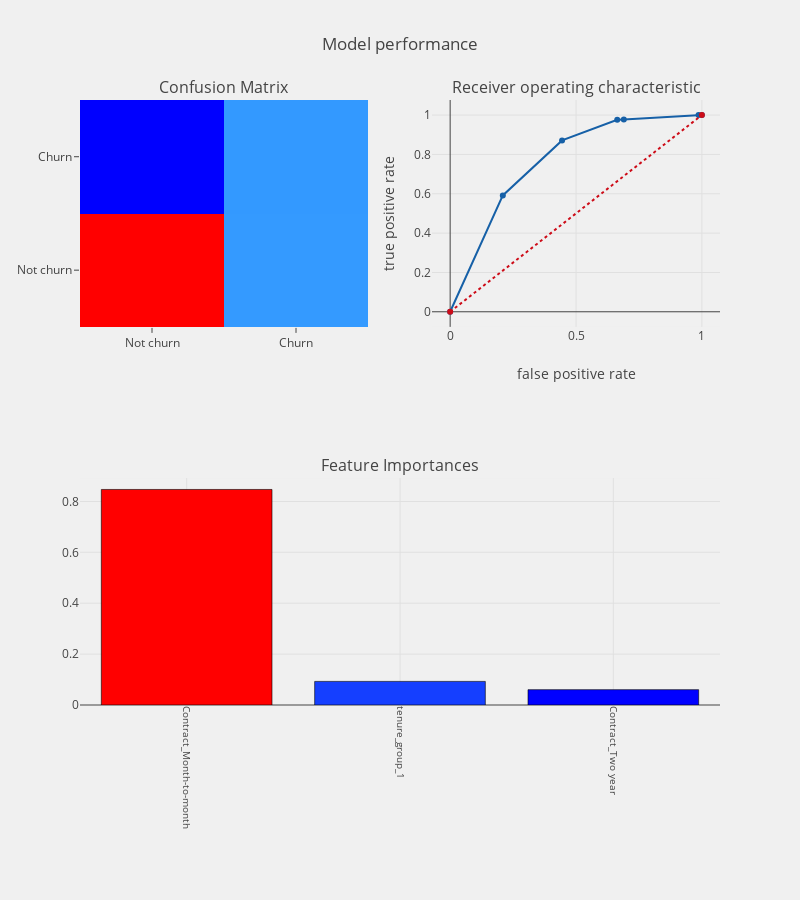

Source (notebook cell):
### Code cell
plot_decision_tree(features_cat,3,"entropy","best",
                   model_performance = True ,)

### Figure 1 — Plotly figure (JSON) as saved in the notebook; plotly's stock layout.template omitted (floating-point values rounded to 4 significant figures)
{"data": [{"colorscale": "Picnic", "name": "matrix", "showscale": false, "type": "heatmap", "uid": "10ac3e74-7449-4120-87a0-039a76596521", "x": ["Not churn", "Churn"], "xaxis": "x", "y": ["Not churn", "Churn"], "yaxis": "y", "z": [[1028, 272], [187, 271]]}, {"line": {"color": "rgb(22, 96, 167)", "width": 2}, "name": "Roc : 0.6912361437688949", "type": "scatter", "uid": "57c7ced7-7b18-452a-ad1d-d82163f0a9fd", "x": [0, 0.2092, 0.4446, 0.6638, 0.69, 0.9869, 1], "xaxis": "x2", "y": [0, 0.5917, 0.8712, 0.976, 0.9782, 1, 1], "yaxis": "y2"}, {"line": {"color": "rgb(205, 12, 24)", "dash": "dot", "width": 2}, "type": "scatter", "uid": "23244144-af60-4860-a5af-7599f45a72ca", "x": [0, 1], "xaxis": "x2", "y": [0, 1], "yaxis": "y2"}, {"marker": {"color": [0.8469, 0.09277, 0.06029], "colorscale": "Picnic", "line": {"color": "black", "width": 0.6}}, "name": "coefficients", "type": "bar", "uid": "173b82f6-1d21-4b86-8bd1-2773df37c1ad", "x": ["Contract_Month-to-month", "tenure_group_1", "Contract_Two year"], "xaxis": "x3", "y": [0.8469, 0.09277, 0.06029], "yaxis": "y3"}], "layout": {"annotations": [{"font": {"size": 16}, "showarrow": false, "text": "Confusion Matrix", "x": 0.225, "xanchor": "center", "xref": "paper", "y": 1, "yanchor": "bottom", "yref": "paper"}, {"font": {"size": 16}, "showarrow": false, "text": "Receiver operating characteristic", "x": 0.775, "xanchor": "center", "xref": "paper", "y": 1, "yanchor": "bottom", "yref": "paper"}, {"font": {"size": 16}, "showarrow": false, "text": "Feature Importances", "x": 0.5, "xanchor": "center", "xref": "paper", "y": 0.375, "yanchor": "bottom", "yref": "paper"}], "autosize": false, "height": 900, "margin": {"b": 195}, "paper_bgcolor": "rgba(240,240,240, 0.95)", "plot_bgcolor": "rgba(240,240,240, 0.95)", "showlegend": false, "title": {"text": "Model performance"}, "width": 800, "xaxis": {"anchor": "y", "domain": [0, 0.45]}, "xaxis2": {"anchor": "y2", "domain": [0.55, 1], "title": {"text": "false positive rate"}}, "xaxis3": {"anchor": "y3", "domain": [0, 1], "showgrid": true, "tickangle": 90, "tickfont": {"size": 10}}, "yaxis": {"anchor": "x", "domain": [0.625, 1]}, "yaxis2": {"anchor": "x2", "domain": [0.625, 1], "title": {"text": "true positive rate"}}, "yaxis3": {"anchor": "x3", "domain": [0, 0.375]}}}
